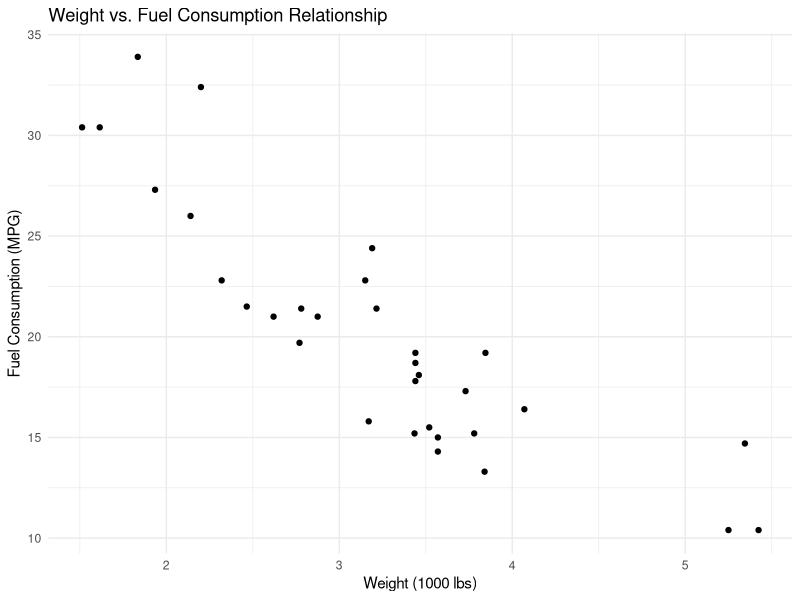
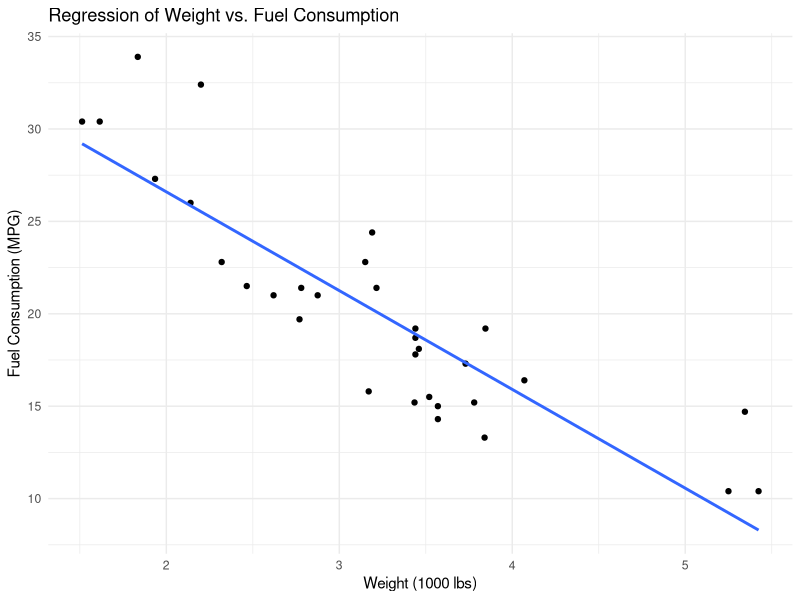

Source code (R) for these figures, in order:
## ---- chunk 1
knitr::opts_chunk$set(echo = TRUE)
knitr::opts_chunk$set(echo = TRUE)
library(ggplot2)
library(dplyr)
## ---- chunk 2
data("mtcars")
summary(mtcars)
## ---- chunk 3
ggplot(mtcars, aes(x = wt, y = mpg)) +
  geom_point() +
  labs(title = "Weight vs. Fuel Consumption Relationship",
       x = "Weight (1000 lbs)",
       y = "Fuel Consumption (MPG)") +
  theme_minimal()

## ---- chunk 4
model <- lm(mpg ~ wt + cyl, data = mtcars)
summary(model)
## ---- chunk 5
ggplot(mtcars, aes(x = wt, y = mpg)) +
  geom_point() +
  geom_smooth(method = "lm", se = FALSE) +
  labs(title = "Regression of Weight vs. Fuel Consumption",
       x = "Weight (1000 lbs)",
       y = "Fuel Consumption (MPG)") +
  theme_minimal()

## ---- chunk 6
fuel_consumption_predict <- function(weight, cylinders) {
predicted_mpg <- predict(model, newdata = data.frame(wt = weight, cyl = cylinders))
  return(predicted_mpg)
}
## ---- chunk 7
predicted_mpg <- fuel_consumption_predict(3, 6)  
print(predicted_mpg)
